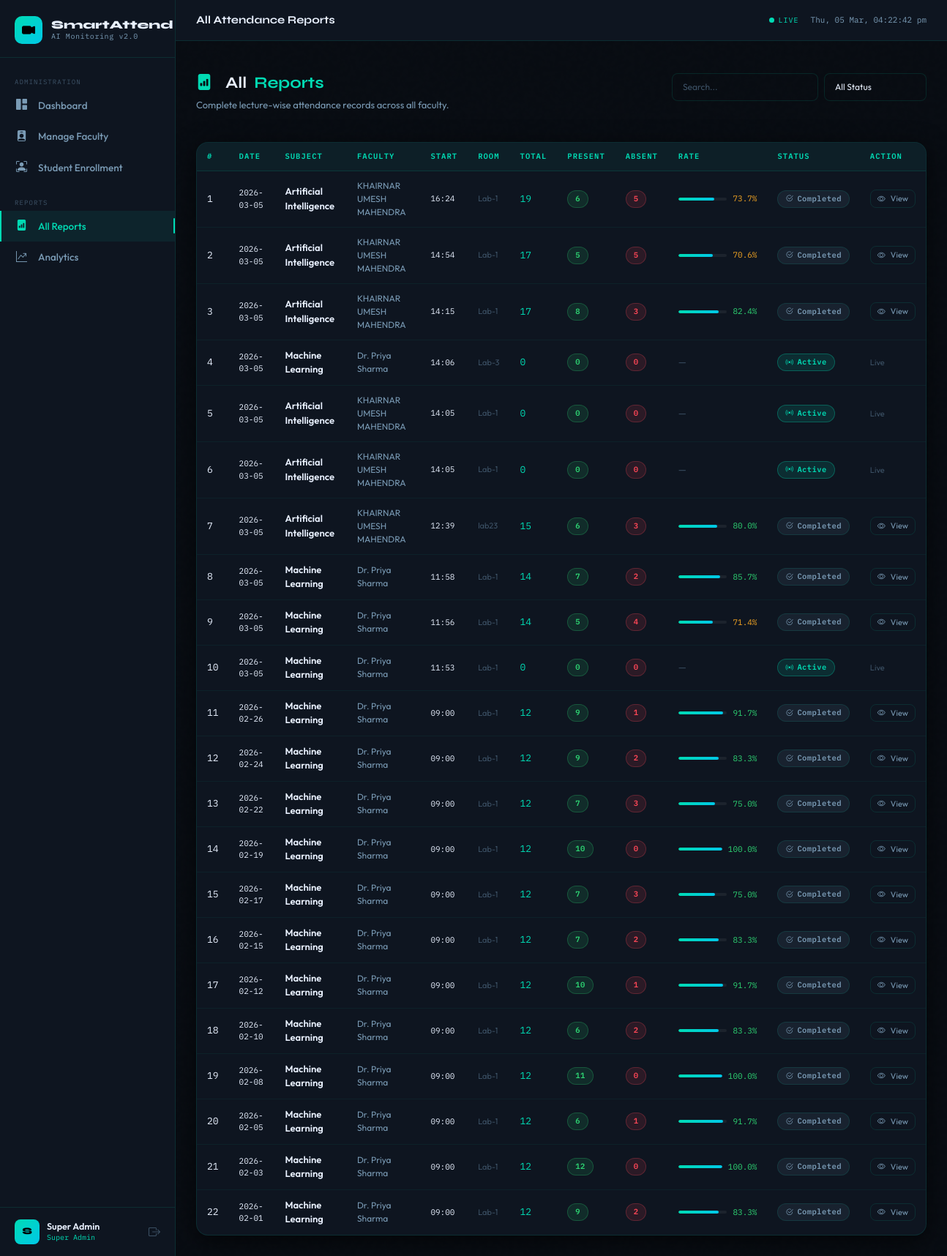
The page /admin/reports (signed in) on the database its author committed.
### tables this page shows
CREATE TABLE lectures (
        id          INTEGER PRIMARY KEY AUTOINCREMENT,
        faculty_id  INTEGER NOT NULL,
        subject     TEXT    NOT NULL,
        date        TEXT    NOT NULL,
        start_time  TEXT    NOT NULL,
        end_time    TEXT,
        room        TEXT    DEFAULT 'Lab-1',
        status      TEXT    NOT NULL DEFAULT 'active',
        FOREIGN KEY(faculty_id) REFERENCES users(id)
    );

### app.py (the view)
@app.route("/admin/reports")
@login_required
@roles("super_admin")
def all_reports():
    conn = get_db()
    lectures = conn.execute("""
        SELECT l.*, u.name as fname,
               COUNT(a.id) as total,
               SUM(CASE WHEN a.final_status='Present' THEN 1 ELSE 0 END) as present,
               SUM(CASE WHEN a.final_status='Absent'  THEN 1 ELSE 0 END) as absent
        FROM lectures l
        JOIN users u ON l.faculty_id=u.id
        LEFT JOIN attendance a ON l.id=a.lecture_id
        GROUP BY l.id
        ORDER BY l.date DESC, l.start_time DESC
        LIMIT 60
    """).fetchall()
    conn.close()
    return render_template("all_reports.html", lectures=lectures)

### app.py (called while the page is built)
def get_db() -> sqlite3.Connection:
    conn = sqlite3.connect(DATABASE)
    conn.row_factory = sqlite3.Row
    conn.execute("PRAGMA foreign_keys = ON")
    return conn

def login_required(f):
    @wraps(f)
    def wrapped(*a, **kw):
        if "uid" not in session:
            flash("Please log in.", "warning")
            return redirect(url_for("login"))
        return f(*a, **kw)
    return wrapped

def roles(*allowed):
    def decorator(f):
        @wraps(f)
        def wrapped(*a, **kw):
            if session.get("role") not in allowed:
                flash("Access denied.", "danger")
                return redirect(url_for("index"))
            return f(*a, **kw)
        return wrapped
    return decorator

@app.context_processor
def inject_now():
    return {"now": datetime.now()}

### templates/all_reports.html (shortened to what this page needs)
{% extends "base.html" %}
{% block page_label %}All Attendance Reports{% endblock %}
{% block content %}
<div class="page-header d-flex justify-content-between align-items-start flex-wrap gap-3">
  <div>
    <h1><i class="bi bi-file-bar-graph-fill text-teal me-2"></i>All <span>Reports</span></h1>
    <p>Complete lecture-wise attendance records across all faculty.</p>
  </div>
  <div class="d-flex gap-2">
    <input type="text" id="search-input" class="form-control" placeholder="Search..."
           style="width:200px; font-size:12px;" oninput="filterTable()">
    <select id="status-filter" class="form-select" style="width:140px; font-size:12px;" onchange="filterTable()">
      <option value="">All Status</option>
    </select>
  </div>
</div>
<div class="card">
  <div class="card-body p-0">
    <table class="table-custom" id="rep-table">
      <thead>
        <tr>
          <th>#</th>
          <th>DATE</th>
          <th>SUBJECT</th>
          <th>FACULTY</th>
          <th>START</th>
          <th>ROOM</th>
          <th>TOTAL</th>
          <th>PRESENT</th>
          <th>ABSENT</th>
          <th>RATE</th>
          <th>STATUS</th>
          <th>ACTION</th>
        </tr>
      </thead>
      <tbody>
        {% for lec in lectures %}
        <tr>
          <td class="font-mono text-dim">{{ loop.index }}</td>
          <td class="font-mono" style="font-size:11px;">{{ lec.date }}</td>
          <td class="fw-600">{{ lec.subject }}</td>
          <td style="color:var(--text-sec); font-size:12px;">{{ lec.fname }}</td>
          <td class="font-mono" style="font-size:11px;">{{ lec.start_time }}</td>
          <td style="color:var(--text-muted); font-size:11px;">{{ lec.room or 'Lab-1' }}</td>
          <td class="font-mono text-teal">{{ lec.total or 0 }}</td>
          <td><span class="badge-status bs-present">{{ lec.present or 0 }}</span></td>
          <td><span class="badge-status bs-absent">{{ lec.absent or 0 }}</span></td>
          <td>
            {% if lec.total and lec.total > 0 %}
            {% set rate = ((lec.total - lec.absent) / lec.total * 100)|round(1) %}
            <div class="d-flex align-items-center gap-2">
              <div class="prog-wrap flex-grow-1" style="height:4px; min-width:60px;">
                <div class="prog-bar {% if rate < 60 %}danger{% endif %}" style="width:{{ rate }}%"></div>
              </div>
              <span class="font-mono" style="font-size:11px; color:{% if rate >= 75 %}var(--green){% elif rate >= 60 %}var(--amber){% else %}var(--red){% endif %};">
                {{ rate }}%
              </span>
            </div>
            {% else %}
              <span style="color:var(--text-muted);">—</span>
            {% endif %}
          </td>
          <td>
            <span class="badge-status {{ 'bs-active' if lec.status=='active' else 'bs-completed' }}">
              <i class="bi bi-{% if lec.status=='active' %}broadcast{% else %}check2-circle{% endif %}"></i>
              {{ lec.status|title }}
            </span>
          </td>
          <td>
            {% if lec.status == 'completed' %}
            <a href="{{ url_for('attendance_report', lid=lec.id) }}" class="btn-ghost" style="font-size:11px; padding:3px 9px;">
              <i class="bi bi-eye"></i> View
            </a>
            {% else %}
            <span style="color:var(--text-muted); font-size:11px;">Live</span>
            {% endif %}
          </td>
        </tr>
        {% else %}
        <tr>
          <td colspan="12" class="text-center py-5" style="color:var(--text-muted);">
            <i class="bi bi-folder-x fs-3 d-block mb-2"></i>No lecture records found
          </td>
        </tr>
        {% endfor %}
      </tbody>
    </table>
  </div>
</div>
{% endblock %}

### static/css/style.css (style rules this page uses)
:root { --bg-deep: #080c12; --bg-card: #0e1520; --bg-glass: rgba(14,21,32,0.85); --bg-hover: #131d2c; --border: rgba(0,220,180,0.12); --border-act: rgba(0,220,180,0.5); --teal: #00dbb4; --teal-dim: #007c67; --cyan: #00c8e8; --amber: #f5a623; --red: #ff4757; --green: #2ed573; --purple: #9b59b6; --text-pri: #e8f0fe; --text-sec: #7a9bb5; --text-muted: #3d5266; --radius: 10px; --radius-lg: 16px; --shadow: 0 8px 32px rgba(0,0,0,0.6); --shadow-teal:0 0 20px rgba(0,219,180,0.18); --transition: 0.22s cubic-bezier(.4,0,.2,1); }
*, *::before, *::after { box-sizing: border-box; margin: 0; padding: 0; }
html { scroll-behavior: smooth; }
body { font-family: 'Outfit', sans-serif; font-size: 14px; background: var(--bg-deep); color: var(--text-pri); min-height: 100vh; overflow-x: hidden; }
body::before { content:''; position:fixed; inset:0; pointer-events:none; z-index:0; opacity:0.4; }
h1,h2,h3,h4,h5 { font-family:'Syne',sans-serif; font-weight:700; }
.text-teal { color: var(--teal) !important; }
.text-dim { color: var(--text-sec); }
.card { background: var(--bg-card); border: 1px solid var(--border); border-radius: var(--radius-lg); box-shadow: var(--shadow); overflow: hidden; }
.card-body { padding: 20px; }
.table-custom { width:100%; border-collapse:separate; border-spacing:0; }
.table-custom thead th { background: rgba(0,219,180,0.05); color: var(--teal); font-family:'IBM Plex Mono',monospace; font-size:10.5px; letter-spacing:.1em; font-weight:600; padding: 11px 14px; border-bottom: 1px solid var(--border); white-space: nowrap; }
.table-custom tbody td { padding: 11px 14px; border-bottom: 1px solid rgba(0,219,180,0.06); color: var(--text-pri); font-size: 13px; vertical-align: middle; }
.table-custom tbody tr:last-child td { border-bottom: none; }
.badge-status { display:inline-flex; align-items:center; gap:5px; padding:3px 10px; border-radius:20px; font-family:'IBM Plex Mono',monospace; font-size:10.5px; font-weight:600; letter-spacing:.04em; }
.bs-present { background:rgba(46,213,115,.12); color:var(--green); border:1px solid rgba(46,213,115,.25); }
.bs-absent { background:rgba(255,71,87,.12); color:var(--red); border:1px solid rgba(255,71,87,.25); }
.bs-active { background:rgba(0,219,180,.12); color:var(--teal); border:1px solid rgba(0,219,180,.3); }
.bs-completed { background:rgba(122,155,181,.1); color:var(--text-sec);border:1px solid var(--border); }
.btn-ghost { background:transparent; border:1px solid var(--border); color:var(--text-sec); border-radius:8px; padding:7px 16px; font-size:13px; transition:all var(--transition); display:inline-flex; align-items:center; gap:7px; cursor:pointer; text-decoration:none; }
.form-control, .form-select { background: var(--bg-deep); border: 1px solid var(--border); color: var(--text-pri); border-radius: 8px; padding: 9px 14px; font-size: 13.5px; font-family:'Outfit',sans-serif; transition: all var(--transition); }
.form-control::placeholder { color:var(--text-muted); }
.form-select option { background:var(--bg-card); }
.prog-wrap { background:rgba(255,255,255,.06); border-radius:20px; height:6px; overflow:hidden; }
.prog-bar { height:100%; border-radius:20px; background: linear-gradient(90deg,var(--teal),var(--cyan)); transition: width 0.5s ease; }
.page-header { margin-bottom:24px; }
.page-header h1 { font-size:22px; display:flex; align-items:center; gap:10px; }
.page-header h1 span { color:var(--teal); }
.page-header p { color:var(--text-sec); font-size:13px; margin-top:4px; }
.gap-2 { gap:.5rem!important; }
.gap-3 { gap:1rem!important; }
.fw-600 { font-weight:600; }
.font-mono { font-family:'IBM Plex Mono',monospace; }

### rows shown on the page
lectures: date "2026-03-05", subject "Artificial Intelligence", fname "KHAIRNAR UMESH MAHENDRA", start_time "16:24", room "Lab-1", total "19", present "6", faculty "5", rate "73.7", status "Completed"
lectures: date "2026-03-05", subject "Artificial Intelligence", fname "KHAIRNAR UMESH MAHENDRA", start_time "14:54", room "Lab-1", total "17", faculty "5", rate "70.6", status "Completed"
lectures: date "2026-03-05", subject "Artificial Intelligence", fname "KHAIRNAR UMESH MAHENDRA", start_time "14:15", room "Lab-1", total "17", present "8", absent "3", rate "82.4", status "Completed"
lectures: date "2026-03-05", subject "Machine Learning", fname "Dr. Priya Sharma", start_time "14:06", room "Lab-3", total "0", present "0", absent "0", status "Active", shows "Live"
lectures: date "2026-03-05", subject "Artificial Intelligence", fname "KHAIRNAR UMESH MAHENDRA", start_time "14:05", room "Lab-1", total "0", present "0", absent "0", status "Active", shows "Live"
lectures: date "2026-03-05", subject "Artificial Intelligence", fname "KHAIRNAR UMESH MAHENDRA", start_time "14:05", room "Lab-1", total "0", present "0", absent "0", status "Active", shows "Live"
lectures: date "2026-03-05", subject "Artificial Intelligence", fname "KHAIRNAR UMESH MAHENDRA", start_time "12:39", room "lab23", total "15", present "6", absent "3", rate "80.0", status "Completed"
lectures: date "2026-03-05", subject "Machine Learning", fname "Dr. Priya Sharma", start_time "11:58", room "Lab-1", total "14", present "7", faculty "2", rate "85.7", status "Completed"
lectures: date "2026-03-05", subject "Machine Learning", fname "Dr. Priya Sharma", start_time "11:56", room "Lab-1", id "14", present "5", absent "4", rate "71.4", status "Completed"
lectures: date "2026-03-05", subject "Machine Learning", fname "Dr. Priya Sharma", start_time "11:53", room "Lab-1", total "0", present "0", absent "0", status "Active", shows "Live"
lectures: date "2026-02-26", subject "Machine Learning", fname "Dr. Priya Sharma", start_time "09:00", room "Lab-1", total "12", present "9", id "1", rate "91.7", status "Completed"
lectures: date "2026-02-24", subject "Machine Learning", fname "Dr. Priya Sharma", start_time "09:00", room "Lab-1", total "12", present "9", absent "2", rate "83.3", status "Completed"
lectures: date "2026-02-22", subject "Machine Learning", fname "Dr. Priya Sharma", start_time "09:00", room "Lab-1", total "12", present "7", id "3", rate "75.0", status "Completed"
lectures: date "2026-02-19", subject "Machine Learning", fname "Dr. Priya Sharma", start_time "09:00", room "Lab-1", total "12", present "10", absent "0", rate "100.0", status "Completed"
lectures: date "2026-02-17", subject "Machine Learning", fname "Dr. Priya Sharma", start_time "09:00", room "Lab-1", total "12", present "7", absent "3", rate "75.0", status "Completed"
lectures: date "2026-02-15", subject "Machine Learning", fname "Dr. Priya Sharma", start_time "09:00", room "Lab-1", total "12", present "7", faculty "2", rate "83.3", status "Completed"
lectures: date "2026-02-12", subject "Machine Learning", fname "Dr. Priya Sharma", start_time "09:00", room "Lab-1", total "12", present "10", absent "1", rate "91.7", status "Completed"
lectures: date "2026-02-10", subject "Machine Learning", fname "Dr. Priya Sharma", start_time "09:00", room "Lab-1", total "12", present "6", faculty "2", rate "83.3", status "Completed"
lectures: date "2026-02-08", subject "Machine Learning", fname "Dr. Priya Sharma", start_time "09:00", room "Lab-1", total "12", present "11", absent "0", rate "100.0", status "Completed"
lectures: date "2026-02-05", subject "Machine Learning", fname "Dr. Priya Sharma", start_time "09:00", room "Lab-1", total "12", present "6", absent "1", rate "91.7", status "Completed"
lectures: date "2026-02-03", subject "Machine Learning", fname "Dr. Priya Sharma", start_time "09:00", room "Lab-1", total "12", present "12", absent "0", rate "100.0", status "Completed"
lectures: date "2026-02-01", subject "Machine Learning", fname "Dr. Priya Sharma", start_time "09:00", room "Lab-1", id "12", present "9", faculty "2", rate "83.3", status "Completed"

### other values the page prints
{{ session.uname[0]|upper if session.uname else 'U' }} "S"
{{ session.uname or 'User' }} "Super Admin"
{{ (session.role or 'guest')|replace('_',' ')|title }} "Super Admin"
